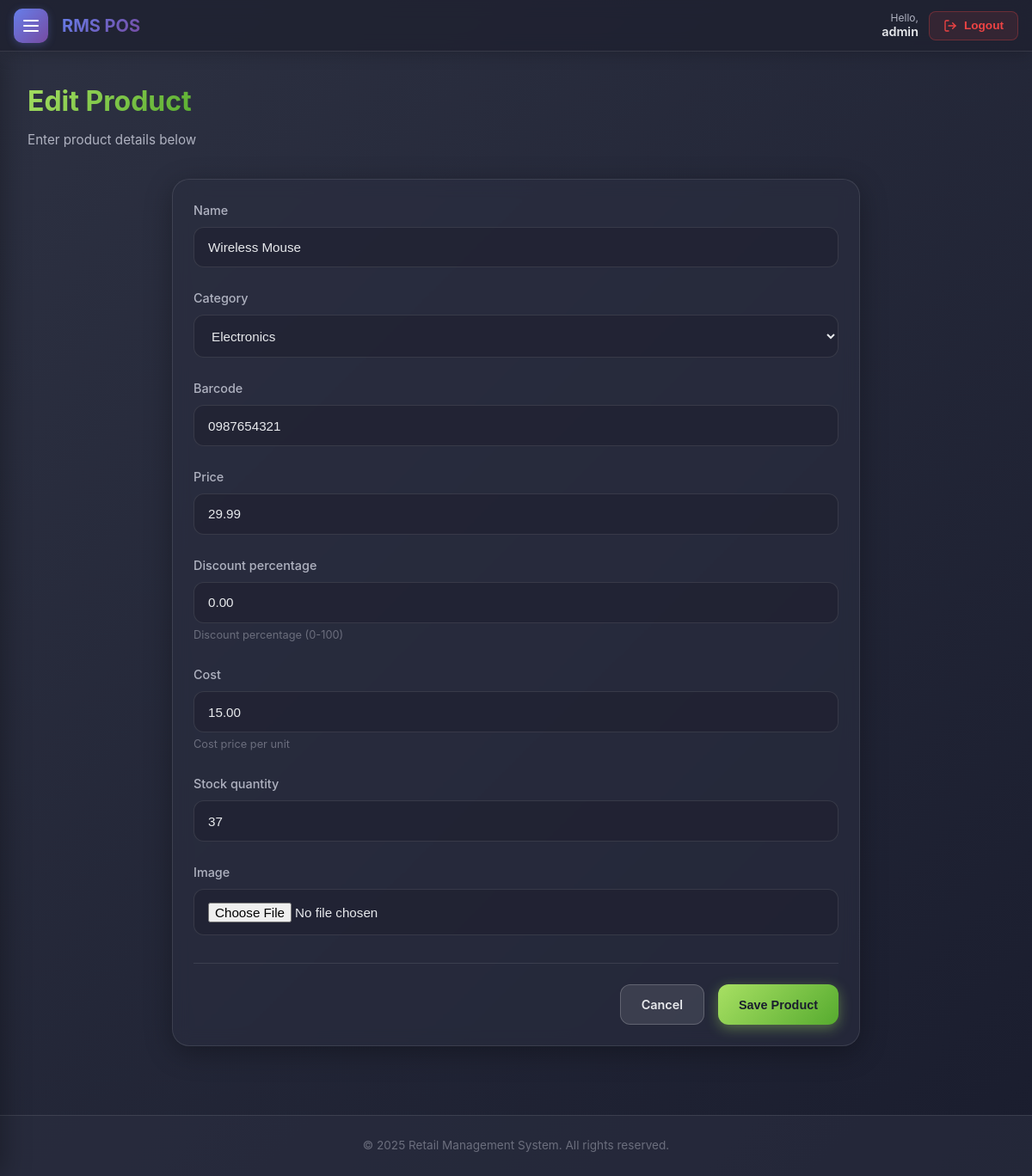
Page /inventory/products/2/edit/ (signed in) on the earlier database version.
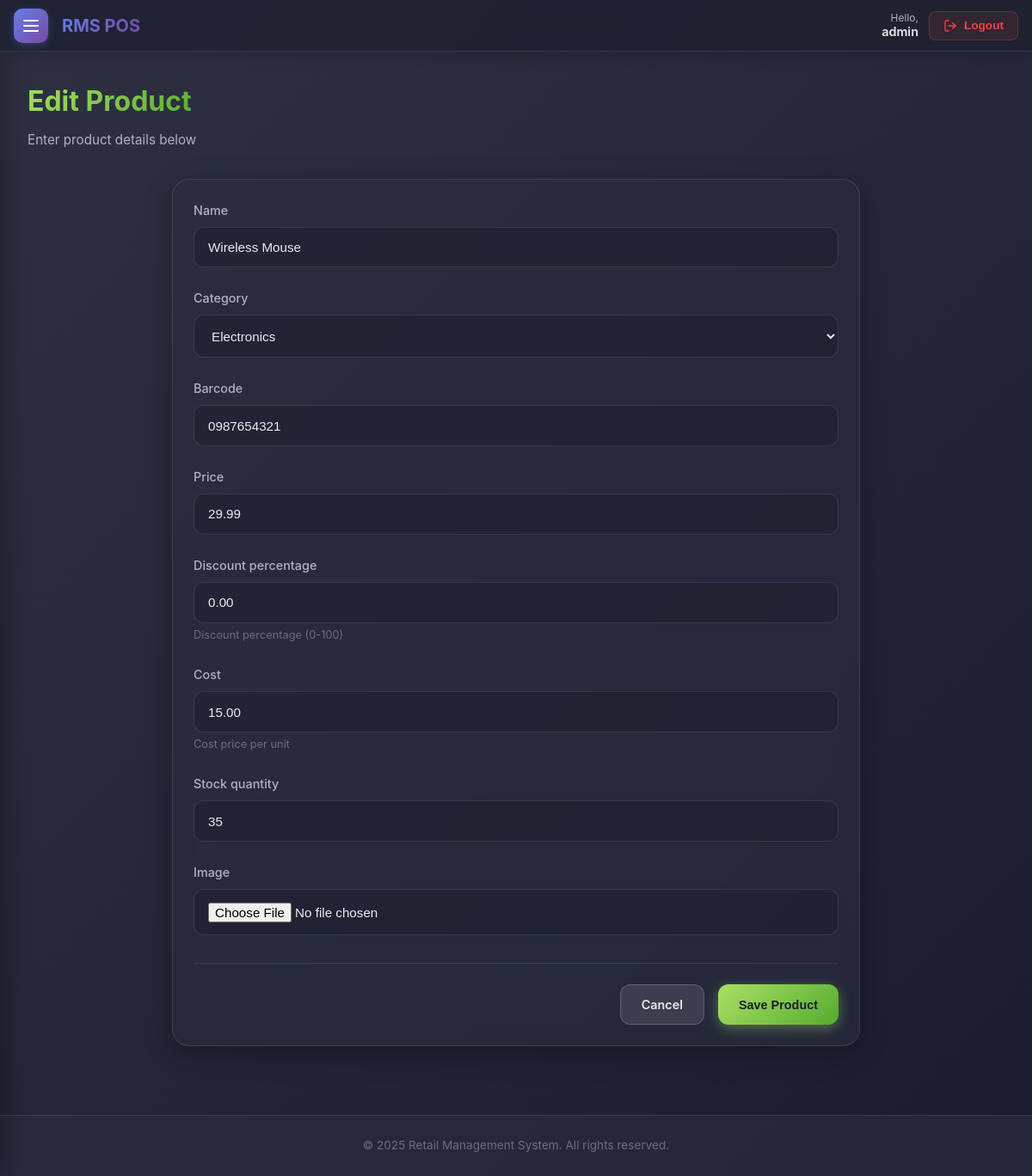
Same page on the later database version.
### rms_pos/inventory/models.py (models this page shows, shortened)
class Product(models.Model):
    name = models.CharField(max_length=200)
    category = models.ForeignKey(Category, on_delete=models.CASCADE, related_name='products')
    barcode = models.CharField(max_length=100, unique=True)
    price = models.DecimalField(max_digits=10, decimal_places=2)
    discount_percentage = models.DecimalField(max_digits=5, decimal_places=2, default=0, help_text="Discount percentage (0-100)")
    cost = models.DecimalField(max_digits=10, decimal_places=2, help_text="Cost price per unit")
    stock_quantity = models.IntegerField(default=0)
    image = models.ImageField(upload_to='products/', blank=True, null=True)
    created_at = models.DateTimeField(auto_now_add=True)
    updated_at = models.DateTimeField(auto_now=True)

### rms_pos/inventory/views.py (the view)
# urls.py: path('products/<int:pk>/edit/', views.edit_product, name='edit_product'),
@login_required
@user_passes_test(is_manager_or_admin)
def edit_product(request, pk):
    product = get_object_or_404(Product, pk=pk)
    if request.method == 'POST':
        form = ProductForm(request.POST, request.FILES, instance=product)
        if form.is_valid():
            old_stock = Product.objects.get(pk=pk).stock_quantity
            product = form.save()
            new_stock = product.stock_quantity
            if new_stock != old_stock:
                diff = new_stock - old_stock
                action = 'add' if diff > 0 else 'remove'
                InventoryLog.objects.create(
                    product=product,
                    action=action,
                    quantity=abs(diff),
                    user=request.user,
                    note='Manual update'
                )
            messages.success(request, 'Product updated successfully.')
            return redirect('product_list')
    else:
        form = ProductForm(instance=product)
    return render(request, 'inventory/product_form.html', {'form': form, 'title': 'Edit Product'})

### rms_pos/accounts/models.py (called while the page is built)
    def is_admin(self):
        return self.role == 'admin'

    def is_manager(self):
        return self.role == 'manager'

    def can_manage_users(self):
        return self.role in ('admin', 'manager')

### rms_pos/inventory/models.py (called while the page is built)
    def __str__(self):
        return self.name

### rms_pos/inventory/views.py (called while the page is built)
def is_manager_or_admin(user):
    return user.is_authenticated and (user.is_manager() or user.is_admin())

### rms_pos/templates/inventory/product_form.html (shortened to what this page needs)
{% extends 'base.html' %}
{% block content %}
<div class="page-header">
    <div>
        <h1 class="page-title">{{ title }}</h1>
        <p class="page-subtitle">Enter product details below</p>
    </div>
</div>
<div class="card" style="max-width: 800px; margin: 0 auto;">
    <div class="card-body">
        <form action="" method="POST" enctype="multipart/form-data">
            {% for field in form %}
            <div class="form-group">
                <label for="{{ field.id_for_label }}">{{ field.label }}</label>
                {{ field }}
                {% if field.help_text %}
                <p style="font-size: 0.8rem; color: #6b6e7d; margin-top: 0.25rem;">{{ field.help_text }}</p>
                {% endif %}
            </div>
            {% endfor %}
            <div
                style="display: flex; justify-content: flex-end; gap: 1rem; margin-top: 2rem; padding-top: 1.5rem; border-top: 1px solid rgba(255,255,255,0.1);">
                <a href="{% url 'product_list' %}" class="btn btn-secondary">Cancel</a>
                <button type="submit" class="btn btn-primary">Save Product</button>
            </div>
        </form>
    </div>
</div>
{% endblock %}

Differences in the rows shown:
changed Product "Wireless Mouse": stock_quantity "37" → "35"
